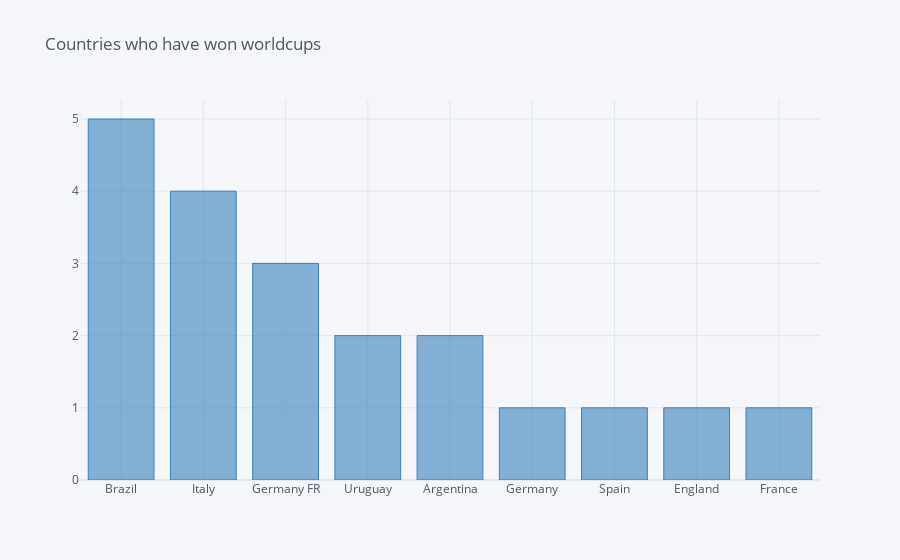

Here is the notebook cell this chart was saved with:
### Code cell
data_countries.iplot(kind='bar',y='Winner',title='Countries who have won worldcups',colors='blue')

### Figure 1 — Plotly figure (JSON) as saved in the notebook; plotly's stock layout.template omitted (floating-point values rounded to 4 significant figures)
{"data": [{"marker": {"color": "rgba(55, 128, 191, 0.6)", "line": {"color": "rgba(55, 128, 191, 1.0)", "width": 1}}, "name": "Winner", "orientation": "v", "text": "", "type": "bar", "x": ["Brazil", "Italy", "Germany FR", "Uruguay", "Argentina", "Germany", "Spain", "England", "France"], "y": [5, 4, 3, 2, 2, 1, 1, 1, 1]}], "layout": {"legend": {"bgcolor": "#F5F6F9", "font": {"color": "#4D5663"}}, "paper_bgcolor": "#F5F6F9", "plot_bgcolor": "#F5F6F9", "title": {"font": {"color": "#4D5663"}, "text": "Countries who have won worldcups"}, "xaxis": {"gridcolor": "#E1E5ED", "showgrid": true, "tickfont": {"color": "#4D5663"}, "title": {"font": {"color": "#4D5663"}, "text": ""}, "zerolinecolor": "#E1E5ED"}, "yaxis": {"gridcolor": "#E1E5ED", "showgrid": true, "tickfont": {"color": "#4D5663"}, "title": {"font": {"color": "#4D5663"}, "text": ""}, "zerolinecolor": "#E1E5ED"}}}
